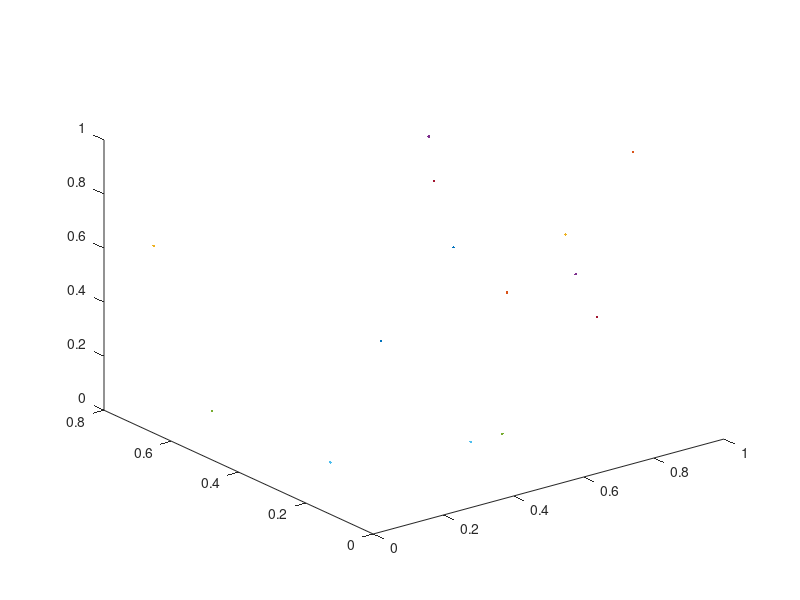

This figure's MATLAB source: (Note: this script raises an error after producing the figure.)
P0 = rand(7,3) ;
P1 = rand(7,3) ;
X = [P0(:,1) P1(:,1)] ;
Y = [P0(:,2) P1(:,2)] ;
Z = [P0(:,3) P1(:,3)] ;
plot3(X',Y',Z', '.')
hold on
% plot3(X',Y',Z','.')
hold off

%%
Wf=Xf.*Yf;